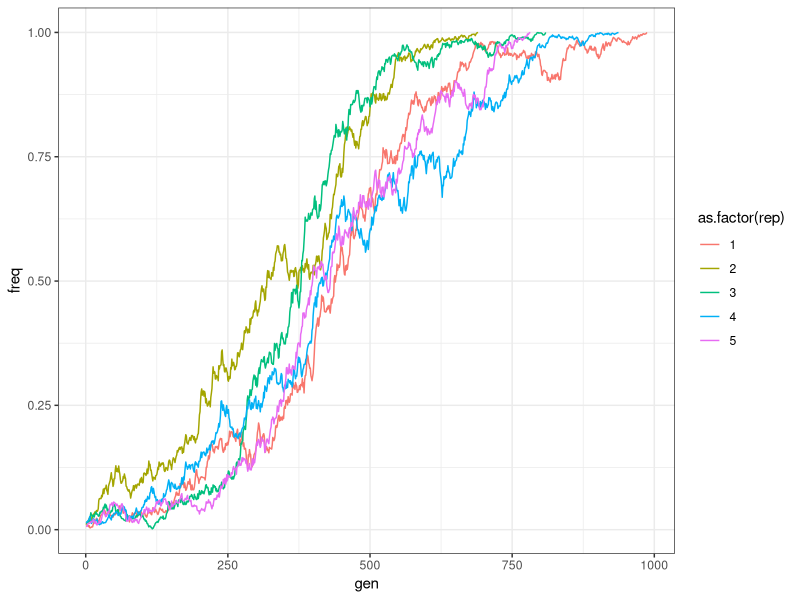
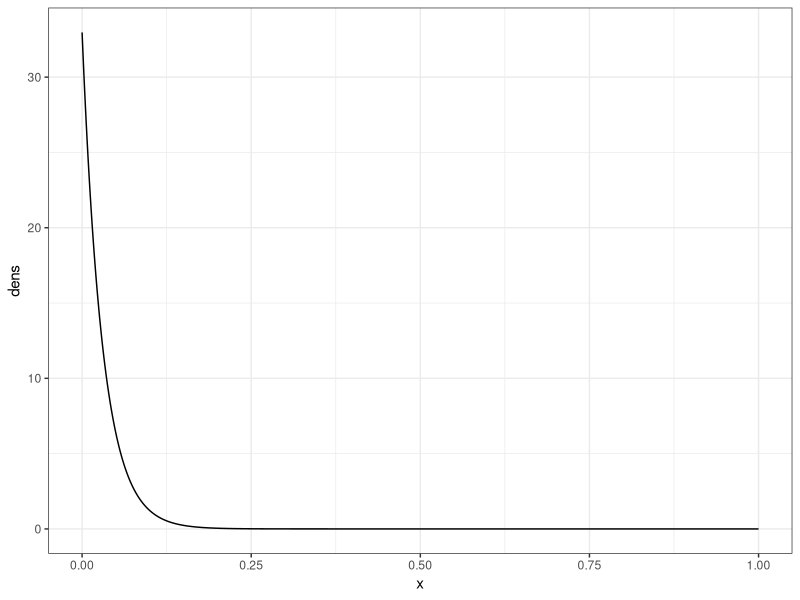
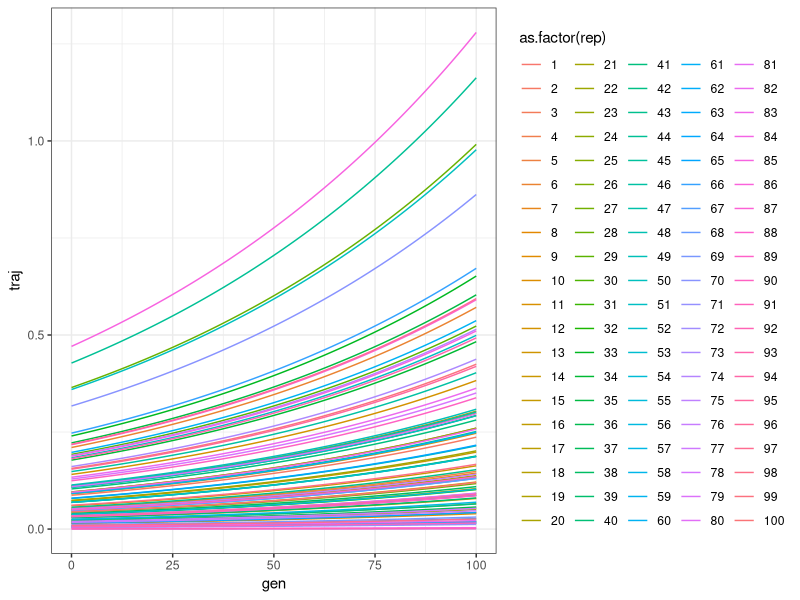
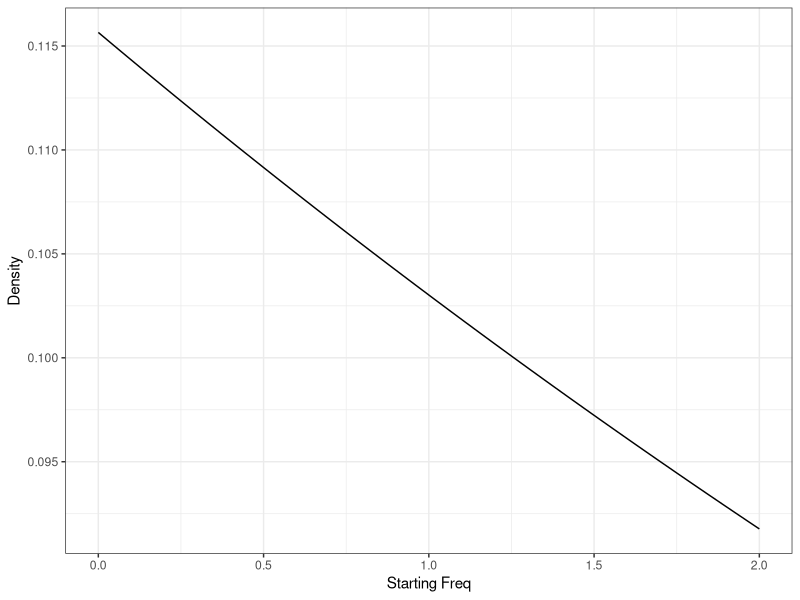

Recreate these plots in R, in order.
library(dplyr)
library(ggplot2)

start <- 0.01
s <- 0.01
N <- 10^3

# 2Ns = 20

getTraj <- function(start,s,N){
  x <- start
  while(x != 1){
    traj <- c()
    x <- start
    while(!(x %in% c(0,1))){
      xPrime <- x + s * x* (1 - x)
      x <- rbinom(1, 2*N, xPrime) / (2 * N)
      traj <- c(traj, x)
    }
    
  }
  return(traj)
}

master <- data.frame()
for(i in 1:5){
  traj <- getTraj(start, s, N)
  master <- dplyr::bind_rows(master,
                             data.frame(rep = i,
                                        freq = traj,
                                        gen = 1:length(traj)))
}

ggplot(master) + 
  geom_line(aes(x = gen,
                y = freq,
                color = as.factor(rep))) + 
  theme_bw()

P=(1-exp(-4 * N * s * start))/(1-exp(-4* N * s))

df <- data.frame(x = seq(0,1, by = 0.001)) %>%
  mutate(dens = dexp(x,  P / start))

ggplot(df) + 
  geom_line(aes(x = x,
                y = dens)) + 
  theme_bw()

######################################################

start = 0.1
s = 0.01
ne = 500

pfix = (1 - exp(-4 * ne * s * start)) / (1 - exp(-4 * ne * s))

stochStart = rexp(10^2, pfix / start)

t <- 0:100

master <- data.frame()
count <- 0
for(x in stochStart){
  f <- x * exp(s * t)
  count <- count + 1
  master <- bind_rows(master, 
                      data.frame(traj = f,
                                 rep = count,
                                 gen = 0:100))
}

ggplot(master) + 
  geom_line(aes(x = gen,
                y = traj,
                color = as.factor(rep),
                group = as.factor(rep))) +
  theme_bw()


data.frame(x = seq(0,2,by = 0.01),
           y = dexp(seq(0,2,by = 0.01), start / pfix)) %>%
  ggplot() + 
  geom_line(aes(x=x,y=y)) + 
  theme_bw() + 
  xlab("Starting Freq") + 
  ylab("Density")


